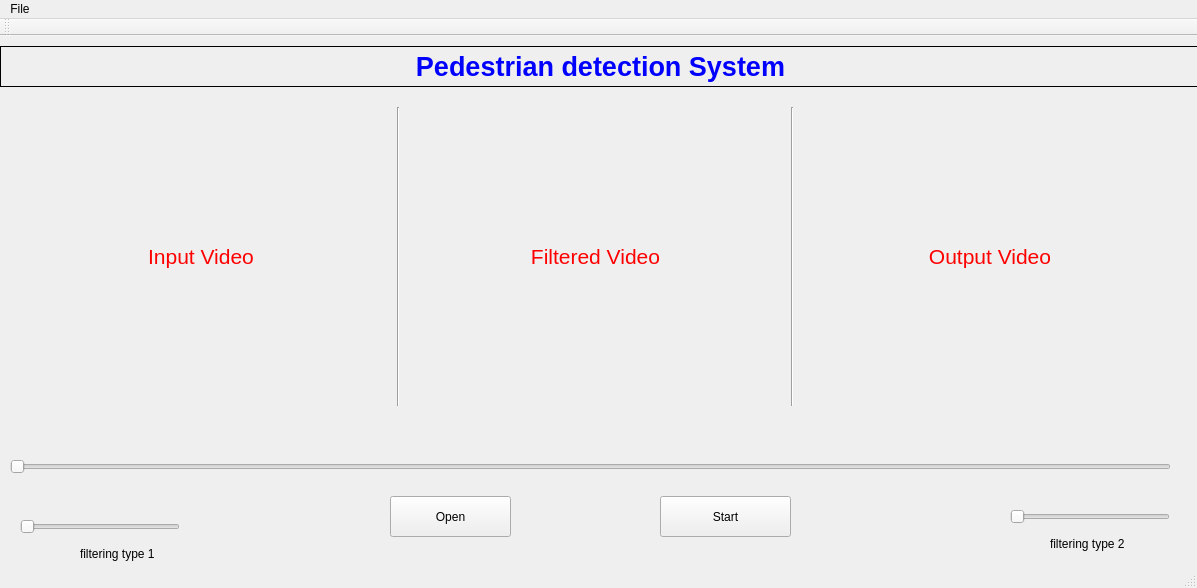
<?xml version="1.0" encoding="UTF-8"?>
<ui version="4.0">
 <class>MainWindow</class>
 <widget class="QMainWindow" name="MainWindow">
  <property name="geometry">
   <rect>
    <x>0</x>
    <y>0</y>
    <width>1197</width>
    <height>588</height>
   </rect>
  </property>
  <property name="windowTitle">
   <string>MainWindow</string>
  </property>
  <widget class="QWidget" name="centralWidget">
   <property name="sizePolicy">
    <sizepolicy hsizetype="Preferred" vsizetype="Preferred">
     <horstretch>1</horstretch>
     <verstretch>1</verstretch>
    </sizepolicy>
   </property>
   <widget class="QSlider" name="slider">
    <property name="geometry">
     <rect>
      <x>10</x>
      <y>400</y>
      <width>1161</width>
      <height>61</height>
     </rect>
    </property>
    <property name="value">
     <number>0</number>
    </property>
    <property name="orientation">
     <enum>Qt::Horizontal</enum>
    </property>
   </widget>
   <widget class="QWidget" name="horizontalLayoutWidget">
    <property name="geometry">
     <rect>
      <x>0</x>
      <y>60</y>
      <width>1191</width>
      <height>321</height>
     </rect>
    </property>
    <layout class="QHBoxLayout" name="horizontalLayout">
     <item>
      <widget class="QLabel" name="label1">
       <property name="font">
        <font>
         <pointsize>16</pointsize>
        </font>
       </property>
       <property name="layoutDirection">
        <enum>Qt::LeftToRight</enum>
       </property>
       <property name="frameShape">
        <enum>QFrame::NoFrame</enum>
       </property>
       <property name="text">
        <string>&lt;html&gt;&lt;head/&gt;&lt;body&gt;&lt;p&gt;&lt;span style=&quot; color:#ff0000;&quot;&gt;Input Video&lt;/span&gt;&lt;/p&gt;&lt;/body&gt;&lt;/html&gt;</string>
       </property>
       <property name="scaledContents">
        <bool>true</bool>
       </property>
       <property name="alignment">
        <set>Qt::AlignCenter</set>
       </property>
      </widget>
     </item>
     <item>
      <widget class="Line" name="line">
       <property name="orientation">
        <enum>Qt::Vertical</enum>
       </property>
      </widget>
     </item>
     <item>
      <widget class="QLabel" name="label2">
       <property name="font">
        <font>
         <pointsize>16</pointsize>
        </font>
       </property>
       <property name="frameShape">
        <enum>QFrame::NoFrame</enum>
       </property>
       <property name="text">
        <string>&lt;html&gt;&lt;head/&gt;&lt;body&gt;&lt;p&gt;&lt;span style=&quot; color:#ff0000;&quot;&gt;Filtered Video&lt;/span&gt;&lt;/p&gt;&lt;/body&gt;&lt;/html&gt;</string>
       </property>
       <property name="scaledContents">
        <bool>true</bool>
       </property>
       <property name="alignment">
        <set>Qt::AlignCenter</set>
       </property>
      </widget>
     </item>
     <item>
      <widget class="Line" name="line_2">
       <property name="orientation">
        <enum>Qt::Vertical</enum>
       </property>
      </widget>
     </item>
     <item>
      <widget class="QLabel" name="label3">
       <property name="font">
        <font>
         <pointsize>16</pointsize>
        </font>
       </property>
       <property name="mouseTracking">
        <bool>true</bool>
       </property>
       <property name="accessibleDescription">
        <string/>
       </property>
       <property name="autoFillBackground">
        <bool>false</bool>
       </property>
       <property name="frameShape">
        <enum>QFrame::NoFrame</enum>
       </property>
       <property name="lineWidth">
        <number>1</number>
       </property>
       <property name="text">
        <string>&lt;html&gt;&lt;head/&gt;&lt;body&gt;&lt;p&gt;&lt;span style=&quot; color:#ff0000;&quot;&gt;Output Video&lt;/span&gt;&lt;/p&gt;&lt;/body&gt;&lt;/html&gt;</string>
       </property>
       <property name="scaledContents">
        <bool>true</bool>
       </property>
       <property name="alignment">
        <set>Qt::AlignCenter</set>
       </property>
      </widget>
     </item>
    </layout>
   </widget>
   <widget class="QLabel" name="label_3">
    <property name="geometry">
     <rect>
      <x>20</x>
      <y>900</y>
      <width>231</width>
      <height>41</height>
     </rect>
    </property>
    <property name="text">
     <string>CalculationTime/frame</string>
    </property>
   </widget>
   <widget class="QLabel" name="calTime">
    <property name="geometry">
     <rect>
      <x>260</x>
      <y>910</y>
      <width>241</width>
      <height>25</height>
     </rect>
    </property>
    <property name="text">
     <string>time</string>
    </property>
   </widget>
   <widget class="QSlider" name="morphslider">
    <property name="geometry">
     <rect>
      <x>20</x>
      <y>480</y>
      <width>160</width>
      <height>22</height>
     </rect>
    </property>
    <property name="maximum">
     <number>20</number>
    </property>
    <property name="orientation">
     <enum>Qt::Horizontal</enum>
    </property>
   </widget>
   <widget class="QSlider" name="errodslider">
    <property name="geometry">
     <rect>
      <x>1010</x>
      <y>470</y>
      <width>160</width>
      <height>22</height>
     </rect>
    </property>
    <property name="maximum">
     <number>20</number>
    </property>
    <property name="orientation">
     <enum>Qt::Horizontal</enum>
    </property>
   </widget>
   <widget class="QLabel" name="label">
    <property name="geometry">
     <rect>
      <x>0</x>
      <y>10</y>
      <width>1201</width>
      <height>41</height>
     </rect>
    </property>
    <property name="font">
     <font>
      <pointsize>20</pointsize>
      <weight>75</weight>
      <bold>true</bold>
     </font>
    </property>
    <property name="autoFillBackground">
     <bool>false</bool>
    </property>
    <property name="frameShape">
     <enum>QFrame::Panel</enum>
    </property>
    <property name="text">
     <string>&lt;html&gt;&lt;head/&gt;&lt;body&gt;&lt;p&gt;&lt;span style=&quot; color:#0000ff;&quot;&gt;Pedestrian detection System&lt;/span&gt;&lt;/p&gt;&lt;/body&gt;&lt;/html&gt;</string>
    </property>
    <property name="scaledContents">
     <bool>false</bool>
    </property>
    <property name="alignment">
     <set>Qt::AlignCenter</set>
    </property>
   </widget>
   <widget class="QPushButton" name="pushButton">
    <property name="geometry">
     <rect>
      <x>660</x>
      <y>460</y>
      <width>131</width>
      <height>41</height>
     </rect>
    </property>
    <property name="text">
     <string>Start</string>
    </property>
   </widget>
   <widget class="QPushButton" name="pushButton_2">
    <property name="geometry">
     <rect>
      <x>390</x>
      <y>460</y>
      <width>121</width>
      <height>41</height>
     </rect>
    </property>
    <property name="text">
     <string>Open</string>
    </property>
   </widget>
   <widget class="QLabel" name="label_2">
    <property name="geometry">
     <rect>
      <x>1050</x>
      <y>500</y>
      <width>81</width>
      <height>16</height>
     </rect>
    </property>
    <property name="text">
     <string>filtering type 2</string>
    </property>
   </widget>
   <widget class="QLabel" name="label_4">
    <property name="geometry">
     <rect>
      <x>80</x>
      <y>510</y>
      <width>81</width>
      <height>16</height>
     </rect>
    </property>
    <property name="text">
     <string>filtering type 1</string>
    </property>
   </widget>
  </widget>
  <widget class="QMenuBar" name="menuBar">
   <property name="geometry">
    <rect>
     <x>0</x>
     <y>0</y>
     <width>1197</width>
     <height>21</height>
    </rect>
   </property>
   <widget class="QMenu" name="menuFile">
    <property name="title">
     <string>File</string>
    </property>
    <addaction name="actionStart"/>
    <addaction name="actionOpen"/>
    <addaction name="separator"/>
    <addaction name="actionExit"/>
   </widget>
   <addaction name="menuFile"/>
  </widget>
  <widget class="QToolBar" name="mainToolBar">
   <attribute name="toolBarArea">
    <enum>TopToolBarArea</enum>
   </attribute>
   <attribute name="toolBarBreak">
    <bool>false</bool>
   </attribute>
  </widget>
  <widget class="QStatusBar" name="statusBar"/>
  <action name="actionOpen">
   <property name="text">
    <string>Open</string>
   </property>
  </action>
  <action name="actionExit">
   <property name="text">
    <string>Exit</string>
   </property>
  </action>
  <action name="actionStart">
   <property name="text">
    <string>Start</string>
   </property>
  </action>
 </widget>
 <layoutdefault spacing="6" margin="11"/>
 <resources/>
 <connections/>
</ui>
